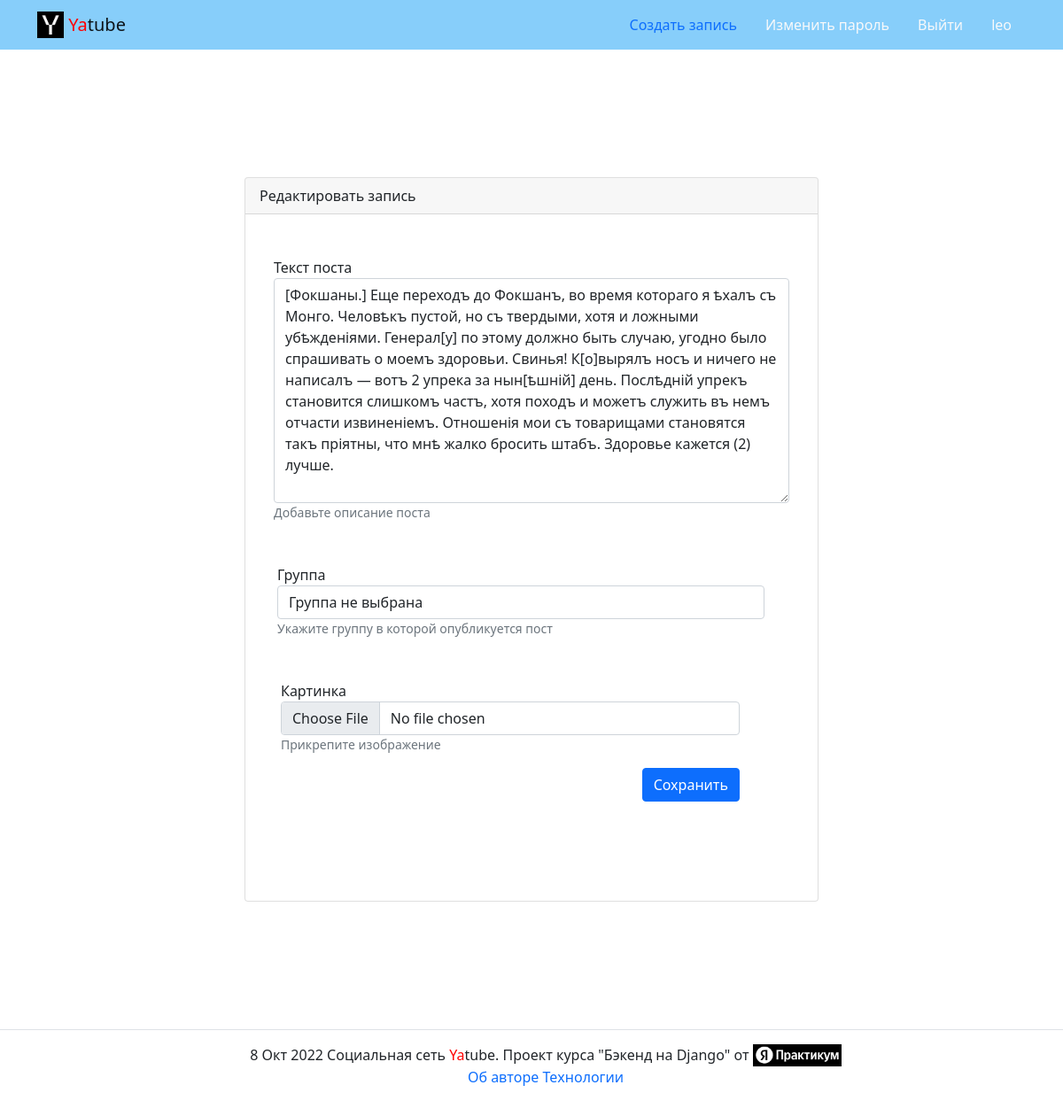
Screenshot of /posts/37/edit/ (signed in) with the database file from the repository.
### posts/models.py (models this page shows, shortened)
class Post(models.Model):
    text = models.TextField(
        verbose_name="Текст поста",
        help_text="Добавьте описание поста"
    )
    pub_date = models.DateTimeField(
        auto_now_add=True,
        verbose_name="Дата публикации"
    )
    author = models.ForeignKey(
        User,
        on_delete=models.CASCADE,
        related_name='posts',
        verbose_name="Автор"
    )
    group = models.ForeignKey(
        Group,
        blank=True,
        null=True,
        related_name='posts',
        on_delete=models.SET_NULL,
        verbose_name="Группа",
        help_text="Укажите группу в которой опубликуется пост"
    )
    image = models.ImageField(
        verbose_name="Картинка",
        help_text="Прикрепите изображение",
        upload_to='posts/',
        blank=True
    )
    class Meta:
        ordering = ('-pub_date',)
        verbose_name = "Статья"
        verbose_name_plural = "Статьи"

### posts/views.py (the view)
# urls.py: path('posts/<int:post_id>/edit/', views.post_edit, name='post_edit'),
@login_required
def post_edit(request, post_id):
    post = get_object_or_404(
        Post.objects.select_related('author'), pk=post_id
    )
    if request.user != post.author:
        return redirect('posts:post_detail', post_id=post_id)
    form = PostForm(
        request.POST or None,
        files=request.FILES or None,
        instance=post
    )
    if form.is_valid():
        form.save()
        return redirect('posts:post_detail', post_id=post_id)
    return render(request, 'posts/create_post.html',
                  {'form': form, 'is_edit': True})

### posts/forms.py
class PostForm(forms.ModelForm):
    def __init__(self, *args, **kwargs):
        super().__init__(*args, **kwargs)
        self.fields['group'].empty_label = "Группа не выбрана"
    class Meta:
        model = Post
        fields = ('text', 'group', 'image',)

### core/templatetags/user_filters.py (called while the page is built)
@register.filter
def addclass(field, css):
    return field.as_widget(attrs={'class': css})

### templates/posts/create_post.html (shortened to what this page needs)
{% extends 'base.html' %}
{% load user_filters %}
{% block content %}
  <main>
    <div class="container py-5">
      <div class="row justify-content-center">
        <div class="col-md-8 p-5">
          <div class="card">
            <div class="card-header">
              {% if is_edit %}
                Редактировать запись
              {% else %}
                Добавить запись
              {% endif %}
            </div>
            <div class="card-body">
              <form method="post" action="{% url 'posts:post_create' %}"
                    enctype="multipart/form-data">
                {% for field in form %}
                  <div class="form-group row my-3 p-3">
                  <label for="{{ field.id_for_label }}">
                    {{ field.label }}
                  </label>
                  <div>
                    {{ field|addclass:'form-control' }}
                    <small id="{{ field.id_for_label }}-help"
                           class="form-text text-mut">
                      <p>{{ field.help_text }}</p>
                    </small>
                  </div>
                {% endfor %}
                <div class="d-flex justify-content-end">
                  <button type="submit" class="btn btn-primary">
                    {% if is_edit %}
                      Сохранить
                    {% else %}
                      Добавить
                    {% endif %}
                  </button>
                </div>
              </form>
            </div>
          </div>
        </div>
      </div>
    </div>
  </main>
{% endblock %}

### templates/includes/header.html (shortened to what this page needs)
{% load static %}
<nav class="navbar navbar-light" style="background-color: lightskyblue">
  <div class="container">
    <a class="navbar-brand" href="{% url 'posts:index' %}">
      <img src="{% static 'img/logo.png' %}" width="30" height="30" class="d-inline-block align-top" alt="">
      <span style="color:red">Ya</span>tube
    </a>
      <ul class="nav nav-pills">
      {% with request.resolver_match.view_name as view_name %}
        {% if request.user.is_authenticated %}
        <li class="nav-item">
          <a class="nav-link {% if view_name  == 'posts:post_create' %}active{% endif %}" href="{% url 'posts:post_create' %}">Создать запись</a>
        </li>
        <li class="nav-item">
          <a class="nav-link link-light {% if view_name  == 'password_change' %}active{% endif %}" href="{% url 'password_change' %}">Изменить пароль</a>
        </li>
        <li class="nav-item">
          <a class="nav-link link-light {% if view_name  == 'users:logout' %}active{% endif %}" href="{% url 'users:logout' %}">Выйти</a>
        </li>
        <li class="nav-item">
          <a class="nav-link link-light ">{{ user.username }}</a>
        </li>
        {% endif %}
    {% endwith %}
    </ul>
  </div>
</nav>

### rows the page displays
Post: form "[Фокшаны.] Еще переходъ до Фокшанъ, во время котораго я ѣхалъ съ Монго. Человѣкъ пустой, но съ твердыми, хотя и ложными убѣжденіями. Генерал[у] по этому должно быть случаю, угодно было спрашивать о моемъ здоровьи. Свинья! К[о]вырялъ носъ и ничего не написалъ — вотъ 2 упрека за нын[ѣшній] день. Послѣдній упрекъ становится слишкомъ частъ, хотя походъ и можетъ служить въ немъ отчасти извиненіемъ. Отношенія мои съ товарищами становятся такъ пріятны, что мнѣ жалко бросить штабъ. Здоровье кажется (2) лучше." "Группа не выбрана"

### other values shown
{{ user.username }} "leo"
{{ field.label }} "Текст поста" "Группа" "Картинка"
{{ field.help_text }} "Добавьте описание поста" "Укажите группу в которой опубликуется пост" "Прикрепите изображение"
